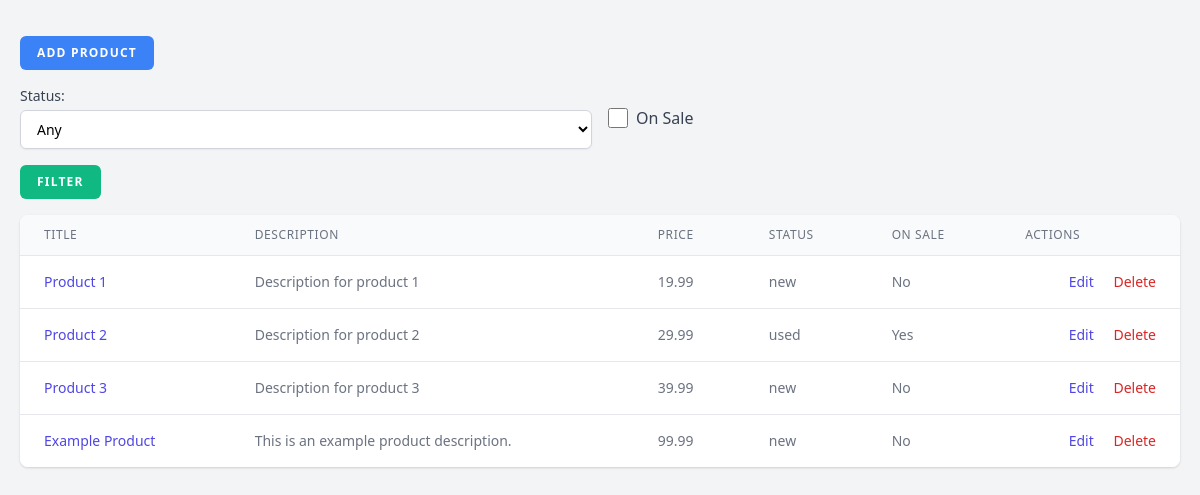
Screenshot of /src/public/index.php with the database file from the repository.
### tables this page shows
CREATE TABLE IF NOT EXISTS products (
  id INT AUTO_INCREMENT PRIMARY KEY,
  title VARCHAR(255) NOT NULL,
  description TEXT,
  price DECIMAL(10, 2) NOT NULL,
  photo VARCHAR(255),
  status VARCHAR(50),
  on_sale BOOLEAN DEFAULT FALSE
);

### src/public/index.php (called while the page is built, shortened)
<?php
require dirname(__DIR__) . DIRECTORY_SEPARATOR . 'app' . DIRECTORY_SEPARATOR . 'App.php';
$status = $_GET['status'] ?? 'any';
$onSale = isset($_GET['on_sale']) ? 1 : 0;
$products = getFilteredProducts($status, $onSale);
require VIEWS_PATH . 'home.php';

### src/app/App.php (called while the page is built, shortened)
<?php
function getConnectionPDO(): PDO {
    $dsn = "mysql:host=" . DB_HOST . ";dbname=" . DB_NAME;
    $options = [PDO::ATTR_DEFAULT_FETCH_MODE => PDO::FETCH_ASSOC];
    return new PDO($dsn, DB_USER, DB_PASS, $options);
}
function getFilteredProducts($status = 'any', $onSale = 0): array {
    $pdo = getConnectionPDO();
    $query = "SELECT * FROM products WHERE 1";
    $params = [];
    $stmt = $pdo->prepare($query);
    $stmt->execute();
    return $stmt->fetchAll();
}

### src/views/home.php (the view, shortened to what this page needs)
<!doctype html>
<html lang="en">
<head>
    <link href="https://cdn.jsdelivr.net/npm/tailwindcss@2.2.19/dist/tailwind.min.css" rel="stylesheet">
</head>
<body class="bg-gray-100 p-5">
    <div class="max-w-7xl mx-auto">
        <div class="mb-4">
            <a href="add.php" class="inline-flex items-center px-4 py-2 bg-blue-500 border border-transparent rounded-md font-semibold text-xs text-white uppercase tracking-widest hover:bg-blue-700 active:bg-blue-900 focus:outline-none focus:border-blue-900 focus:ring ring-blue-300 disabled:opacity-25 transition ease-in-out duration-150">Add Product</a>
        </div>
        <form action="index.php" method="GET" class="mb-4">
            <div class="grid grid-cols-1 md:grid-cols-2 gap-4 mb-4">
                <div>
                    <label for="status" class="block text-sm font-medium text-gray-700">Status:</label>
                    <select name="status" id="status" class="mt-1 block w-full py-2 px-3 border border-gray-300 bg-white rounded-md shadow-sm focus:outline-none focus:ring-indigo-500 focus:border-indigo-500 sm:text-sm">
                        <option value="any" <?= $status == 'any' ? 'selected' : ''; ?>>Any</option>
                    </select>
                </div>
                <div class="flex items-center">
                    <label for="on_sale" class="flex items-center cursor-pointer">
                        <input type="checkbox" name="on_sale" id="on_sale" value="1" <?= $onSale ? 'checked' : ''; ?> class="form-checkbox h-5 w-5 text-blue-600"><span class="ml-2 text-gray-700">On Sale</span>
                    </label>
                </div>
            </div>
            <button type="submit" class="inline-flex items-center px-4 py-2 bg-green-500 border border-transparent rounded-md font-semibold text-xs text-white uppercase tracking-widest hover:bg-green-700 active:bg-green-900 focus:outline-none focus:border-green-900 focus:ring ring-green-300 disabled:opacity-25 transition ease-in-out duration-150">Filter</button>
        </form>
        <div class="bg-white shadow overflow-hidden sm:rounded-lg">
            <table class="min-w-full divide-y divide-gray-200">
                <thead class="bg-gray-50">
                    <tr>
                        <th scope="col" class="px-6 py-3 text-left text-xs font-medium text-gray-500 uppercase tracking-wider">Title</th>
                        <th scope="col" class="px-6 py-3 text-left text-xs font-medium text-gray-500 uppercase tracking-wider">Description</th>
                        <th scope="col" class="px-6 py-3 text-left text-xs font-medium text-gray-500 uppercase tracking-wider">Price</th>
                        <th scope="col" class="px-6 py-3 text-left text-xs font-medium text-gray-500 uppercase tracking-wider">Status</th>
                        <th scope="col" class="px-6 py-3 text-left text-xs font-medium text-gray-500 uppercase tracking-wider">On Sale</th>
                        <th scope="col" class="px-6 py-3 text-left text-xs font-medium text-gray-500 uppercase tracking-wider">Actions</th>
                    </tr>
                </thead>
                <tbody class="bg-white divide-y divide-gray-200">
                    <?php foreach ($products as $product) : ?>
                        <tr>
                            <td class="px-6 py-4 whitespace-nowrap text-sm text-gray-500"><a href="product.php?id=<?= $product['id']; ?>" class="text-indigo-600 hover:text-indigo-900"><?= htmlspecialchars($product['title']); ?></a></td>
                            <td class="px-6 py-4 whitespace-nowrap text-sm text-gray-500"><?= htmlspecialchars($product['description']); ?></td>
                            <td class="px-6 py-4 whitespace-nowrap text-sm text-gray-500"><?= htmlspecialchars($product['price']); ?></td>
                            <td class="px-6 py-4 whitespace-nowrap text-sm text-gray-500"><?= htmlspecialchars($product['status']); ?></td>
                            <td class="px-6 py-4 whitespace-nowrap text-sm text-gray-500"><?= $product['on_sale'] ? 'Yes' : 'No'; ?></td>
                            <td class="px-6 py-4 whitespace-nowrap text-right text-sm font-medium">
                                <a href="edit_product.php?id=<?= $product['id']; ?>" class="text-indigo-600 hover:text-indigo-900 mr-4">Edit</a>
                                <a href="delete_product.php?id=<?= $product['id']; ?>" class="text-red-600 hover:text-red-900" onclick="return confirm('Are you sure you want to delete this product?');">Delete</a>
                            </td>
                        </tr>
                    <?php endforeach; ?>
                </tbody>
            </table>
        </div>
    </div>
</body>
</html>

### rows the page displays
products: title "Product 1", description "Description for product 1", price "19.99", status "new", on_sale "No"
products: title "Product 2", description "Description for product 2", price "29.99", status "used", on_sale "Yes"
products: title "Product 3", description "Description for product 3", price "39.99", status "new", on_sale "No"
products: title "Example Product", description "This is an example product description.", price "99.99", status "new", on_sale "No"
